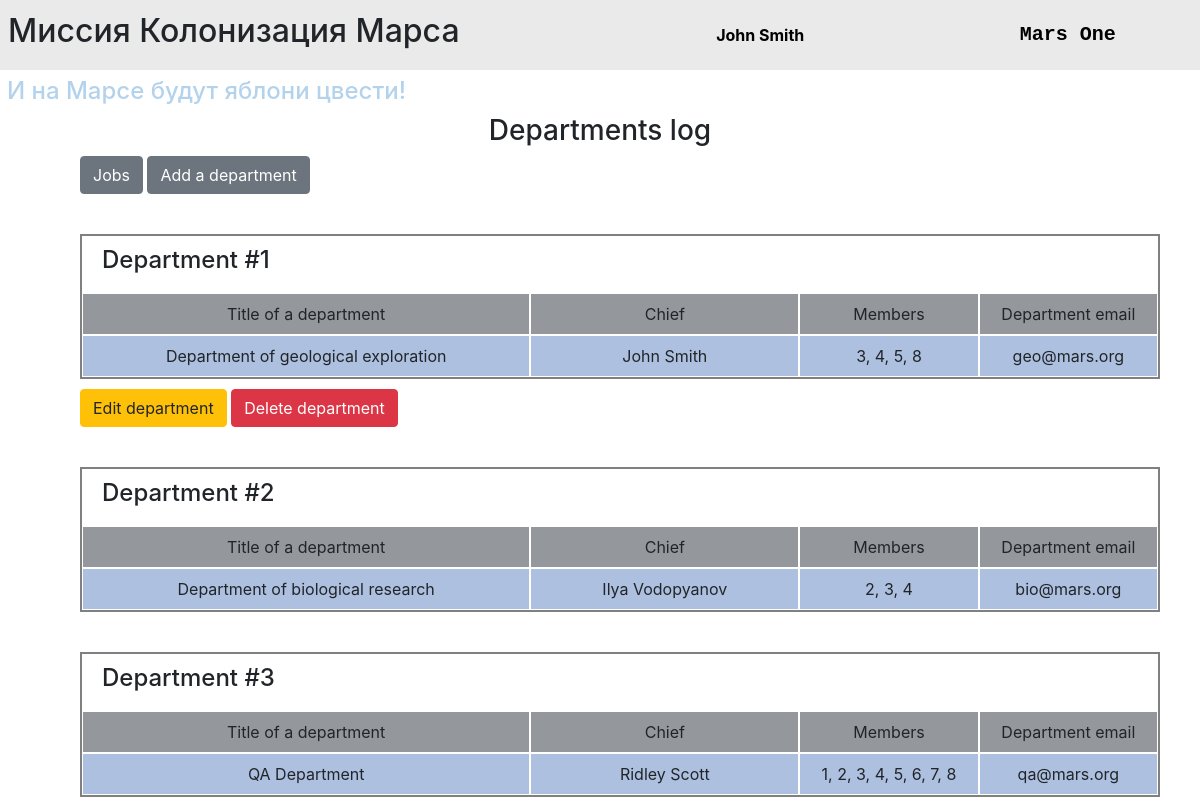
Screenshot of /departments_list (signed in) with the database file from the repository.
### data/users.py (models this page shows, shortened)
class User(SqlAlchemyBase, UserMixin, SerializerMixin):
    __tablename__ = 'users'
    id = sqlalchemy.Column(sqlalchemy.Integer,
                           primary_key=True, autoincrement=True)
    surname = sqlalchemy.Column(sqlalchemy.String, nullable=True)
    name = sqlalchemy.Column(sqlalchemy.String, nullable=True)
    age = sqlalchemy.Column(sqlalchemy.Integer, nullable=True)
    position = sqlalchemy.Column(sqlalchemy.String, nullable=True)
    speciality = sqlalchemy.Column(sqlalchemy.String, nullable=True)
    address = sqlalchemy.Column(sqlalchemy.String, nullable=True)
    email = sqlalchemy.Column(sqlalchemy.String,
                              unique=True, nullable=True)
    city_from = sqlalchemy.Column(sqlalchemy.String)
    hashed_password = sqlalchemy.Column(sqlalchemy.String, nullable=True)
    modified_date = sqlalchemy.Column(sqlalchemy.DateTime,
                                      default=datetime.datetime.now)
    jobs = orm.relation("Jobs", back_populates='user')
    departments = orm.relation("Department", back_populates='user')

### data/departments.py (models this page shows, shortened)
class Department(SqlAlchemyBase, SerializerMixin):
    __tablename__ = 'departments'
    id = sqlalchemy.Column(sqlalchemy.Integer,
                           primary_key=True, autoincrement=True)
    title = sqlalchemy.Column(sqlalchemy.String)
    chief = sqlalchemy.Column(sqlalchemy.Integer, sqlalchemy.ForeignKey("users.id"))
    members = sqlalchemy.Column(sqlalchemy.String)
    email = sqlalchemy.Column(sqlalchemy.String)
    user = orm.relation("User")

### main.py (the view)
@app.route("/departments_list")
def departments_list():
    session = db_session.create_session()
    all_departments = session.query(Department).all()
    return render_template("departments.html",
                           title="Departments log",
                           all_departments=all_departments)

### data/db_session.py (called while the page is built)
def create_session() -> Session:
    global __factory
    return __factory()

### main.py (called while the page is built)
@login_manager.user_loader
def load_user(user_id):
    session = db_session.create_session()
    return session.query(User).get(user_id)

### templates/departments.html
{% extends "base.html" %}
{% block content %}
<div class="container-fluid">
    <div class="row">
        <div class="col-12 text-center">
            <h3>{{title}}</h3>
        </div>
    </div>
    <div class="buttons">
        <a href="/" class="btn btn-secondary">Jobs</a>
        {% if current_user.is_authenticated %}
        <a href="/department" class="btn btn-secondary">Add a department</a>
        {% endif %}
    </div>
    {% for department in all_departments %}
    <div class="container-fluid item">
        <div class="row">
            <div class="col-12 action-title"><h4>Department #{{department.id}}</h4></div>
        </div>
        <div class="row">
            <div class="col-5 title">Title of a department</div>
            <div class="col-3 title">Chief</div>
            <div class="col-2 title">Members</div>
            <div class="col-2 title">Department email</div>
        </div>
        <div class="row">
            <div class="col-5 cell">{{department.title}}</div>
            <div class="col-3 cell">{{department.user.name + " " + department.user.surname}}</div>
            <div class="col-2 cell">{{department.members}}</div>
            <div class="col-2 cell">{{department.email}}</div>
        </div>
    </div>
    {% if current_user.id == 1 or current_user.id == department.chief %}
    <div class="buttons">
        <a href="/department/{{department.id}}" class="btn btn-warning">Edit department</a>
        <a href="/delete_department/{{department.id}}" class="btn btn-danger">Delete department</a>
    </div>
    {% endif %}
    {% endfor %}
</div>
{% endblock %}

### templates/base.html (shortened to what this page needs)
<!DOCTYPE html>
<html lang="en">
<head>
    <link rel="stylesheet"
          href="https://stackpath.bootstrapcdn.com/bootstrap/4.4.1/css/bootstrap.min.css"
>
    <link rel="stylesheet" href="/static/css/style.css">
</head>
<body>
    <div class="row align-items-center mission">
        <h2 class="col-md-7 col-sm-6 mission-name">Миссия Колонизация Марса</h2>
        <p class="col-md-3 col-sm-3 mission-user">
            {% if current_user.is_authenticated %}
            <a class="alert-link" href="/logout" title="log out">{{ current_user.name + " " + current_user.surname }}</a>
            {% else %}
            <a href="/register" class="btn btn-primary">Register</a>
            <a href="/login" class="btn btn-success">Log in</a>
            {% endif %}
        </p>
        <a href="/" class="col-md-2 col-sm-3 mission-logo">Mars One</a>
    </div>
    <div class="slogan">
        <h4>И на Марсе будут яблони цвести!</h4>
    </div>
    <main role="main" class="container">
        {% block content %}{% endblock %}
    </main>
</body>
</html>

### static/css/style.css (style rules this page uses)
.title { background-color: #94979c; }
.cell { background-color: #adc0e0; }
.title, .cell { padding: 8px; border: 1px solid white; text-align: center; }
.item { margin: 40px 20px 10px 20px; border: 2px solid gray; }
.buttons { margin: 1px 1px 1px 20px; }
.action-title { padding: 10px 20px; }
.mission { background-color: #eaeaea; padding: 8px; }
.mission-logo { margin: 12px 0; font-family: monospace; font-size: 20px; font-weight: 600; color: black!important; cursor: pointer; text-decoration: none!important; }
.mission-user { margin: 12px 0; }
.mission-user a { color: black; font-weight: 700; }
.slogan { color: #b3d2ec; margin: 7px; }

### rows the page displays
User: name+surname "John Smith"
Department: id "1", title "Department of geological exploration", user "John Smith", members "3, 4, 5, 8", email "geo@mars.org"
Department: id "2", title "Department of biological research", user "Ilya Vodopyanov", members "2, 3, 4", email "bio@mars.org"
Department: id "3", title "QA Department", user "Ridley Scott", members "1, 2, 3, 4, 5, 6, 7, 8", email "qa@mars.org"

### other values shown
{{ title }} "Departments log"
